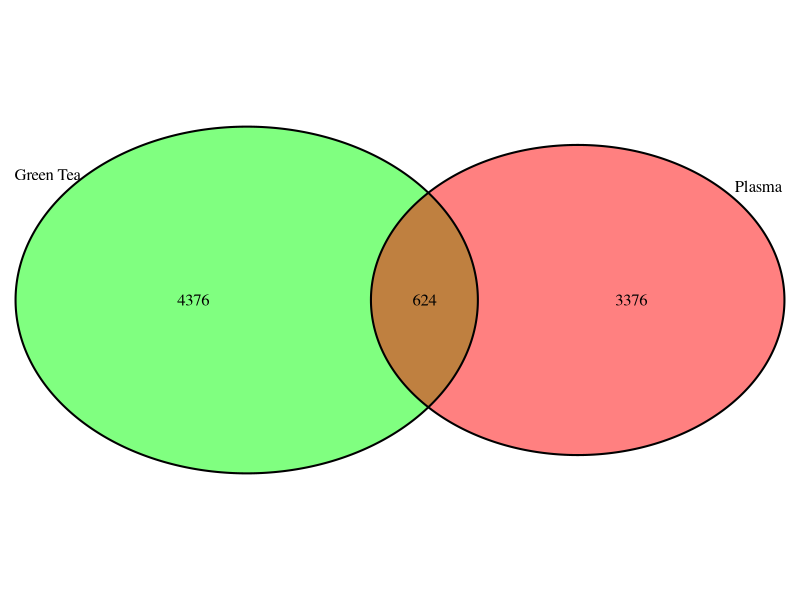
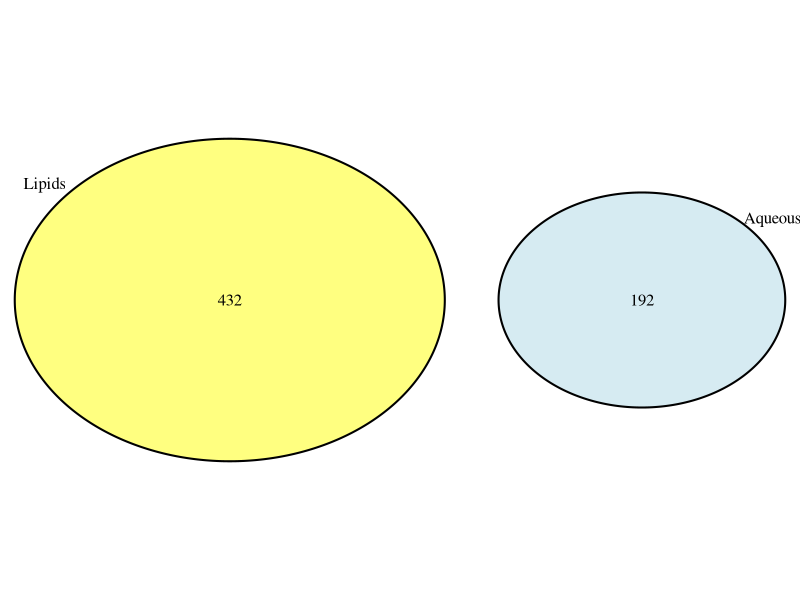
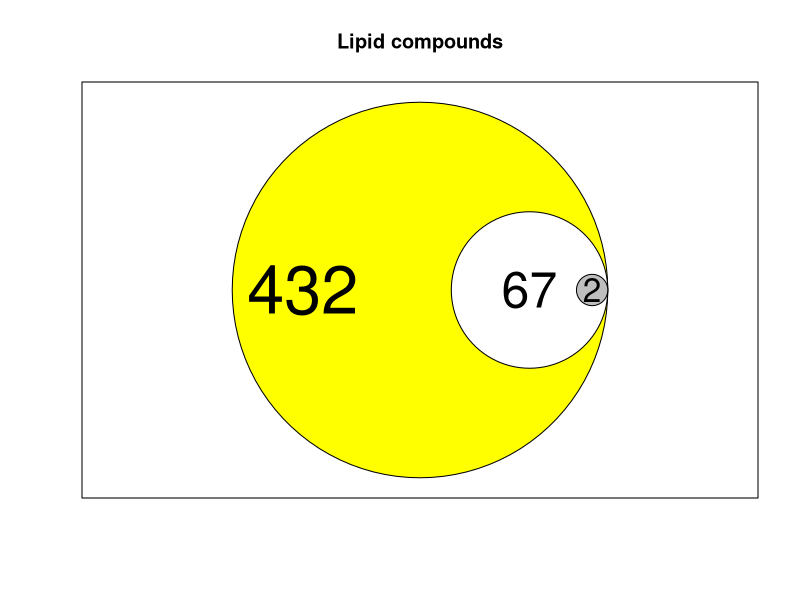
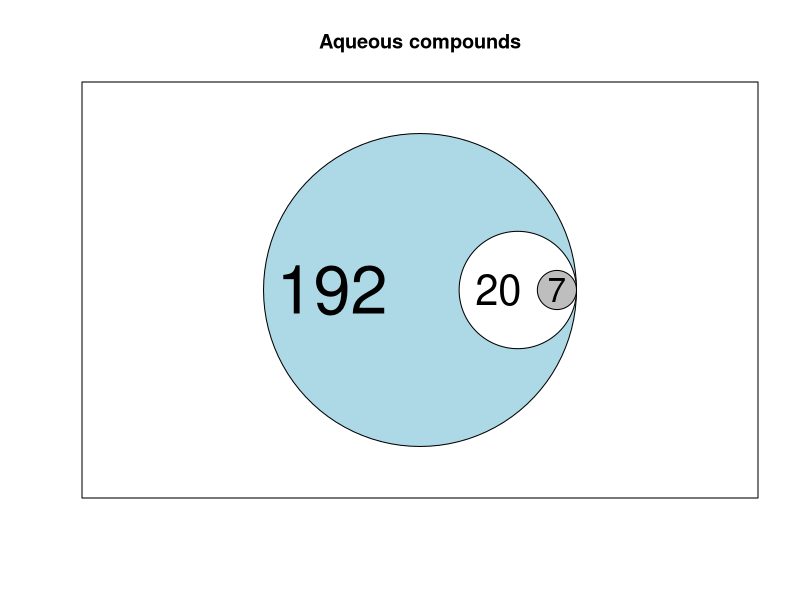

These figures' R source, in order:
# load Venn diagram package
library("VennDiagram")
library(tidyverse)
library(plotrix)

# move to new plotting page
grid.newpage()

# create Venn diagram with four sets
draw.pairwise.venn(area1=5000, area2=4000, cross.area=432+192,
               category=c("Green Tea","Plasma"),
               fill=c("Green","Red"))
#new page
grid.newpage()

draw.pairwise.venn(area1=432, area2=192, cross.area=0,
                   category=c("Lipids","Aqueous"),
                   fill=c("Yellow","Light Blue"))

# Lipids venn diagram
# tbh I just ripped this off https://stackoverflow.com/questions/42264951/how-to-adjust-the-position-of-circles-when-plotting-venn-diagram
area1 = 432 
area2 = 67
area3 = 2
r1 = round(sqrt(area1/pi))
r2 = round(sqrt(area2/pi))
r3 = round(sqrt(area3/pi))
xc = 8
yc = 8
plot(0:40,0:40,type="n",xlab="",ylab="",main="Lipid compounds", xaxt='n', yaxt='n')
draw.circle(xc+r1,yc+r1,r1,border="black", col="Yellow",lty=1,lwd=1)
draw.circle(xc+2*r1-r2,yc+r1,r2,border="black", col="White",lty=1,lwd=1)
draw.circle(xc+2*r1-r3,yc+r1,r3, border="black", col="Grey", lty=1, lwd=1)
text(xc+(r1-r2)/2+1,yc+r1, area1, cex=4) 
text(xc+2*r1-r2,yc+r1, area2, cex=3)  
text(xc+2*r1-r3,yc+r1, area3, cex=2) 


# Aqueous
area1 = 192 
area2 = 20
area3 = 7
r1 = round(sqrt(area1/pi))
r2 = round(sqrt(area2/pi))
r3 = round(sqrt(area3/pi))
xc = round(sqrt(area1/pi))
yc =round(sqrt(area1/pi))
plot(0:32,0:32,type="n",xlab="",ylab="",main="Aqueous compounds", xaxt='n', yaxt='n')
draw.circle(xc+r1,yc+r1,r1,border="black", col="Light blue",lty=1,lwd=1)
draw.circle(xc+2*r1-r2,yc+r1,r2,border="black", col="White",lty=1,lwd=1)
draw.circle(xc+2*r1-r3,yc+r1,r3, border="black", col="Grey", lty=1, lwd=1)
text(xc+(r1-r2)/2+1,yc+r1, area1, cex=4) 
text(xc+2*r1-r2-1,yc+r1, area2, cex=2.5)  
text(xc+2*r1-r3,yc+r1, area3, cex=2) 
